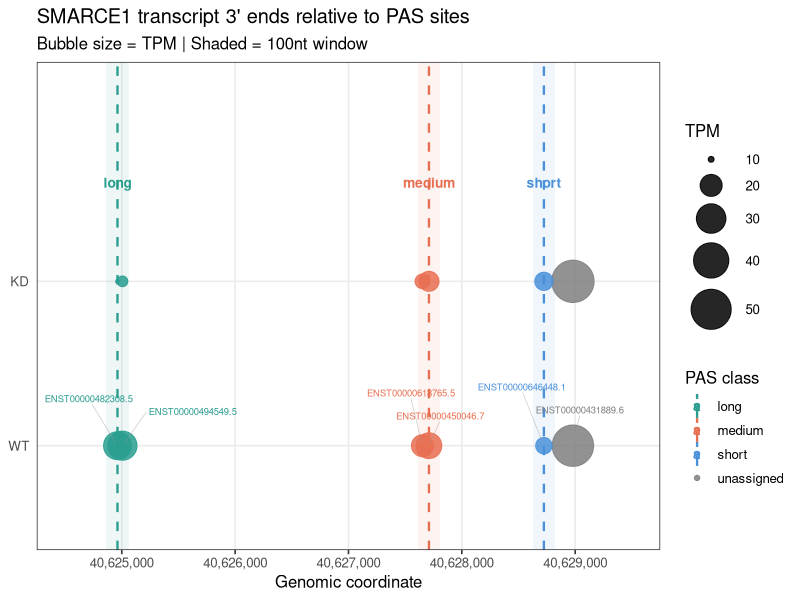

Write R code to recreate this figure.
################################################################################
# PAS BUBBLE PLOT
# Define all your data at the top, then run the entire script
################################################################################

library(ggplot2)
library(ggrepel)

# =============================================================================
# YOUR DATA - EDIT THIS SECTION ONLY
# =============================================================================

# 1. PAS SITES (polyadenylation site coordinates)
# Define your PAS names and their genomic coordinates
pas_df <- data.frame(
  pas = c("long", "medium", "short"),
  coord = c(40624962, 40627710, 40628724)
)

# 2. TRANSCRIPT INFO
# tx_id = transcript identifier
# start = 3' end coordinate (use 'start' for minus-strand genes, 'end' for plus-strand)
# PAS assignment happens automatically: each transcript assigned to nearest PAS within pas_window
tx_distances <- data.frame(
  tx_id = c("ENST00000431889.6", "ENST00000646448.1", "ENST00000450046.7",
            "ENST00000618765.5", "ENST00000494549.5", "ENST00000482308.5"),
  start = c(40628980, 40628724, 40627710, 40627652, 40625006, 40624962)
)

# 3. EXPRESSION DATA (wide format: one column per condition)
# tx_id = transcript identifier (must match tx_distances)
# Add one column for each condition with TPM values
tpm_summary <- data.frame(
  tx_id = c("ENST00000431889.6", "ENST00000646448.1", "ENST00000450046.7",
            "ENST00000618765.5", "ENST00000494549.5", "ENST00000482308.5"),
  WT = c(52.98, 14.75, 24.56, 19.87, 29.34, 27.65),
  KD = c(55.12, 16.23, 17.89, 13.45, 11.28, 9.87)
)

# FOR 3+ CONDITIONS: Just add more columns to tpm_summary
# Example with 4 conditions:
# tpm_summary <- data.frame(
#   tx_id = c("TX1", "TX2", ...),
#   Control = c(50, 30, ...),
#   Treatment_1h = c(45, 28, ...),
#   Treatment_6h = c(35, 22, ...),
#   Treatment_24h = c(20, 15, ...)
# )

# 4. SETTINGS
pas_window <- 100                          # Window size around each PAS (bp)
zoom_range <- c(40624500, 40629500)       # Zoom to region (or NULL for full range)
condition_order <- c("WT", "KD")          # Order of conditions top to bottom
                                          # For 3+ conditions: c("Control", "Treatment_1h", "Treatment_6h", "Treatment_24h")
show_labels <- TRUE                       # Show transcript ID labels?
label_condition <- "WT"                   # Which condition to label (usually first one)

# 5. COLORS (one color for each PAS class)
color_palette <- c(
  long = "#2A9D8F",
  medium = "#E76F51",
  short = "#4A90D9",
  unassigned = "grey50"
)

# 6. PLOT TITLES
plot_title <- "SMARCE1 transcript 3' ends relative to PAS sites"
plot_subtitle <- "Bubble size = TPM | Shaded = 100nt window"


# =============================================================================
# PLOTTING CODE - DON'T EDIT BELOW
# =============================================================================

# Auto-assign each transcript to nearest PAS within pas_window
cat("Auto-assigning transcripts to nearest PAS within", pas_window, "bp...\n")

tx_distances$nearest_pas <- "unassigned"
tx_distances$min_dist <- Inf

for (i in 1:nrow(tx_distances)) {
  for (j in 1:nrow(pas_df)) {
    dist <- abs(tx_distances$start[i] - pas_df$coord[j])
    if (dist < tx_distances$min_dist[i]) {
      tx_distances$min_dist[i] <- dist
      if (dist <= pas_window) {
        tx_distances$nearest_pas[i] <- as.character(pas_df$pas[j])
      }
    }
  }
}

cat("Assigned", sum(tx_distances$nearest_pas != "unassigned"), "transcripts\n")
cat("Unassigned:", sum(tx_distances$nearest_pas == "unassigned"), "transcripts\n\n")

# Merge transcript info with expression data
plot_data_merged <- merge(tx_distances, tpm_summary, by = "tx_id")

# Reshape from wide to long format
conditions <- condition_order
n_transcripts <- nrow(plot_data_merged)
n_conditions <- length(conditions)

plot_data_long <- data.frame(
  tx_id = rep(plot_data_merged$tx_id, n_conditions),
  start = rep(plot_data_merged$start, n_conditions),
  nearest_pas = rep(plot_data_merged$nearest_pas, n_conditions),
  condition = rep(conditions, each = n_transcripts),
  TPM = unlist(lapply(conditions, function(cond) plot_data_merged[[cond]]))
)

# Calculate y-position for each condition
plot_data_long$y_pos <- match(plot_data_long$condition, conditions) - 1

# Apply zoom if specified
if (!is.null(zoom_range)) {
  plot_data_long <- plot_data_long[
    plot_data_long$start >= zoom_range[1] & plot_data_long$start <= zoom_range[2],
  ]
}

# Build the plot
p <- ggplot() +
  # Shaded PAS windows
  geom_rect(
    data = pas_df,
    aes(xmin = coord - pas_window, xmax = coord + pas_window,
        ymin = -Inf, ymax = Inf, fill = pas),
    alpha = 0.08
  ) +
  # PAS vertical lines
  geom_vline(
    data = pas_df,
    aes(xintercept = coord, color = pas),
    linetype = "dashed", linewidth = 0.8
  ) +
  # PAS labels at top
  geom_text(
    data = pas_df,
    aes(x = coord, y = max(plot_data_long$y_pos) + 0.6,
        label = pas, color = pas),
    fontface = "bold", size = 3.5, hjust = 0.5
  ) +
  # Expression bubbles
  geom_point(
    data = plot_data_long,
    aes(x = start, y = y_pos, size = TPM, color = nearest_pas),
    alpha = 0.85
  )

# Add transcript labels if requested
if (show_labels) {
  label_data <- plot_data_long[plot_data_long$condition == label_condition, ]
  p <- p + geom_text_repel(
    data = label_data,
    aes(x = start, y = y_pos, label = tx_id, color = nearest_pas),
    size = 2.4,
    nudge_y = 0.25,
    segment.size = 0.25,
    segment.alpha = 0.5,
    segment.color = "grey60",
    box.padding = 0.4,
    point.padding = 0.3,
    max.overlaps = 20,
    show.legend = FALSE
  )
}

# Add scales and theme
p <- p +
  scale_color_manual(values = color_palette, name = "PAS class") +
  scale_fill_manual(values = color_palette) +
  scale_size_continuous(range = c(1, 14), name = "TPM") +
  scale_x_continuous(labels = scales::comma) +
  scale_y_continuous(
    breaks = 0:(n_conditions - 1),
    labels = conditions,
    limits = c(-0.5, n_conditions - 0.5 + 0.7)
  ) +
  labs(
    title = plot_title,
    subtitle = plot_subtitle,
    x = "Genomic coordinate",
    y = NULL
  ) +
  guides(fill = "none") +
  theme_bw(base_size = 12) +
  theme(
    panel.grid.minor = element_blank(),
    axis.ticks.y = element_blank(),
    legend.position = "right"
  )

# Apply zoom limits if specified
if (!is.null(zoom_range)) {
  p <- p + coord_cartesian(xlim = zoom_range)
}

# Display plot
print(p)

# Save plot (uncomment to save)
# ggsave("pas_bubble_plot.pdf", p, width = 10, height = 5)
# ggsave("pas_bubble_plot.png", p, width = 10, height = 5, dpi = 300)


# =============================================================================
# EXAMPLE WITH 4 CONDITIONS (commented out - uncomment to test)
# =============================================================================

# pas_df <- data.frame(
#   pas = c("proximal", "distal"),
#   coord = c(100000, 105000)
# )
# 
# tx_distances <- data.frame(
#   tx_id = c("TX1", "TX2", "TX3", "TX4"),
#   start = c(99950, 100050, 104900, 105100),
#   nearest_pas = c("proximal", "proximal", "distal", "distal")
# )
# 
# tpm_summary <- data.frame(
#   tx_id = c("TX1", "TX2", "TX3", "TX4"),
#   Control = c(50, 30, 40, 35),
#   Treatment_1h = c(48, 32, 38, 30),
#   Treatment_6h = c(42, 35, 30, 22),
#   Treatment_24h = c(35, 40, 20, 15)
# )
# 
# pas_window <- 200
# zoom_range <- NULL
# condition_order <- c("Control", "Treatment_1h", "Treatment_6h", "Treatment_24h")
# show_labels <- TRUE
# label_condition <- "Control"
# 
# color_palette <- c(proximal = "#4A90D9", distal = "#E76F51", unassigned = "grey50")
# 
# plot_title <- "Time-course APA dynamics"
# plot_subtitle <- "Bubble size = TPM"
